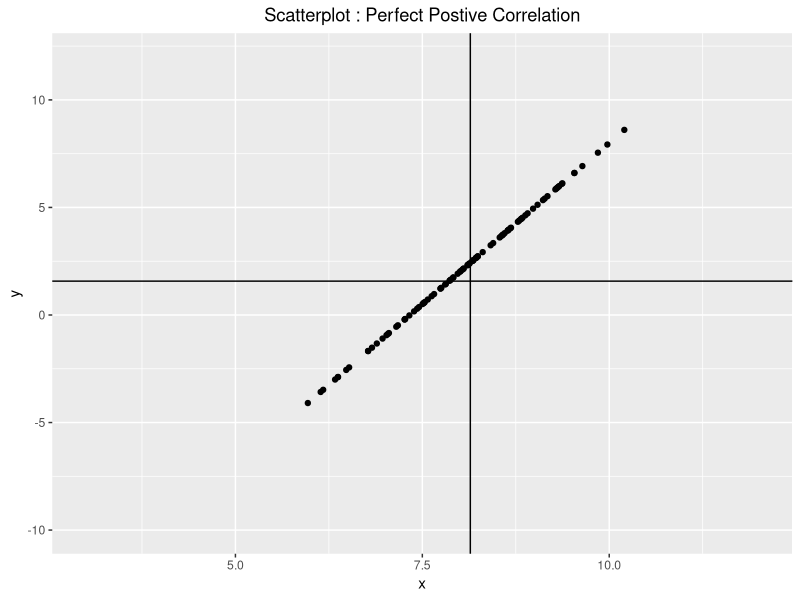
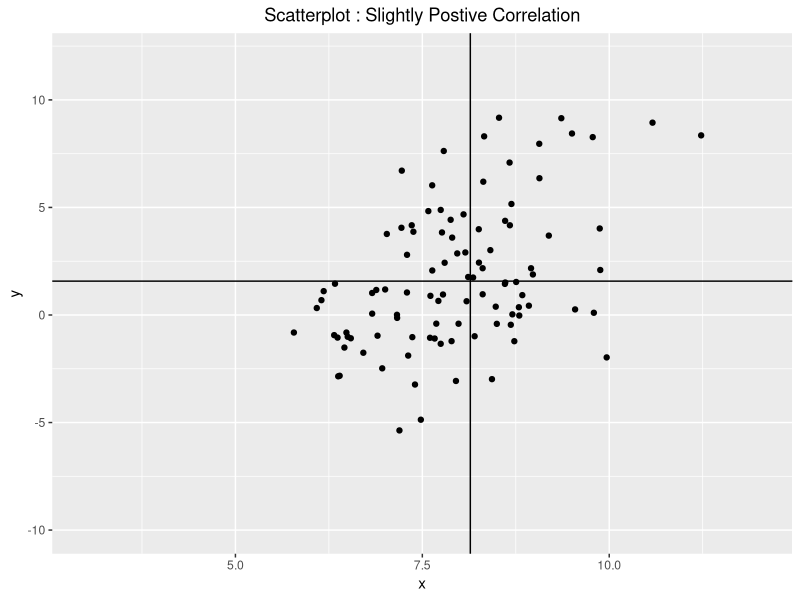
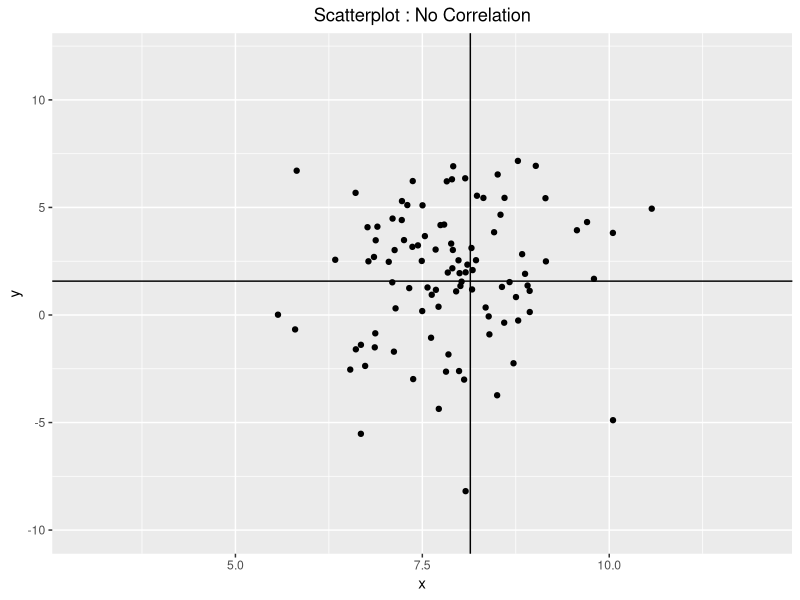
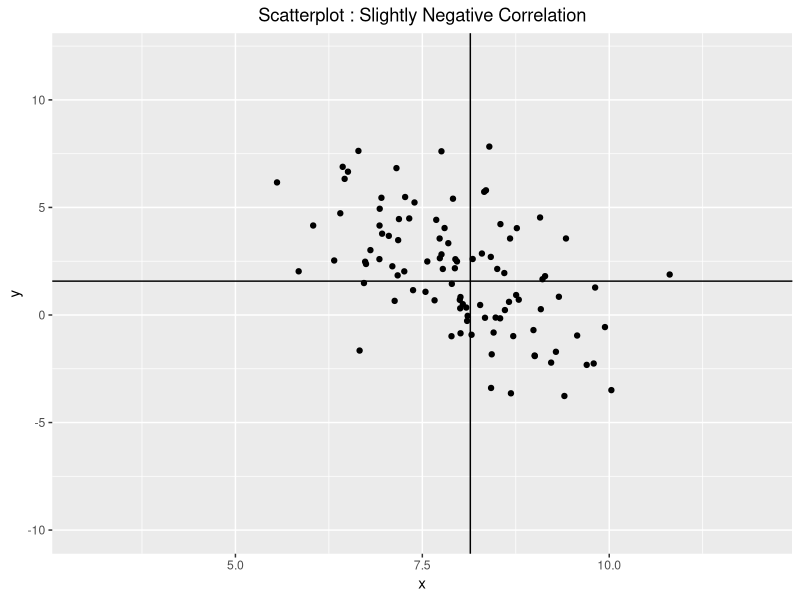
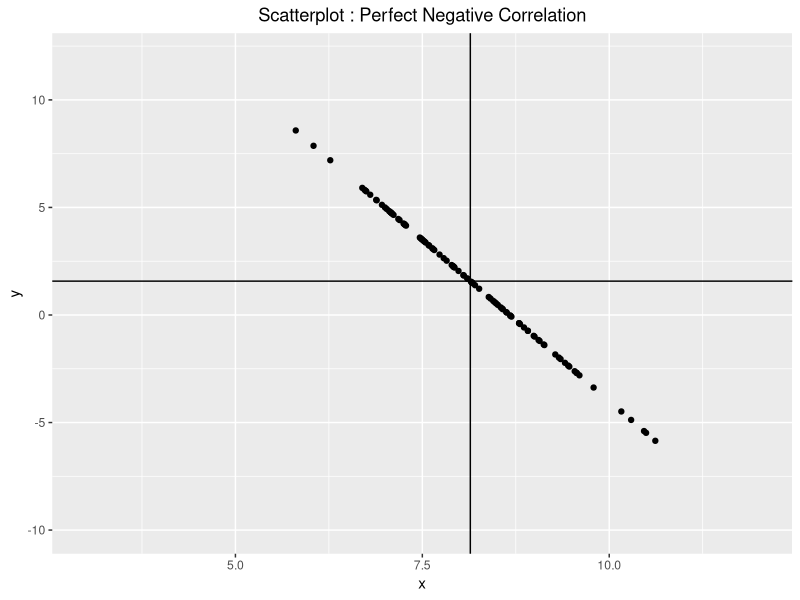
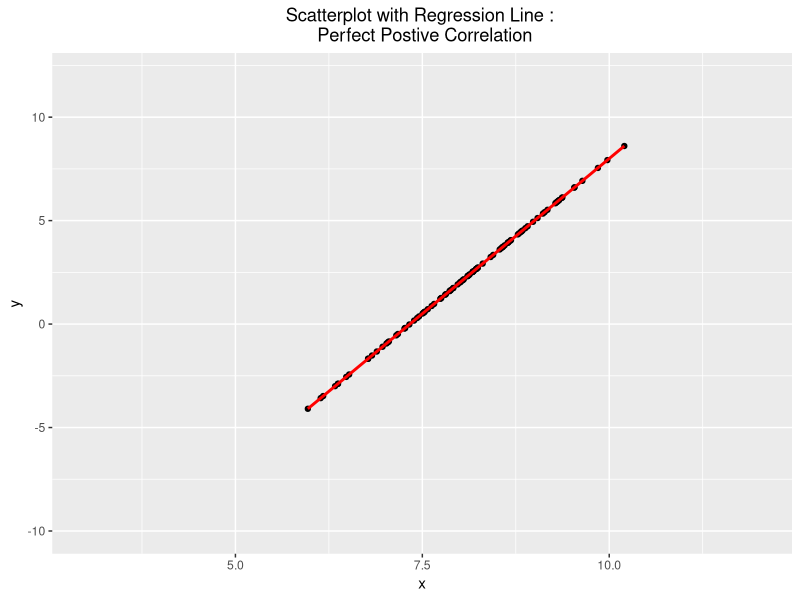
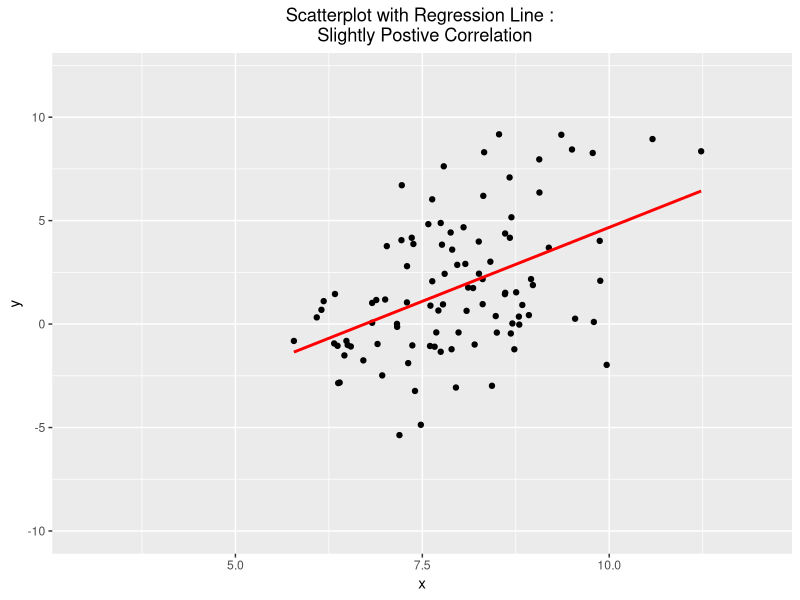
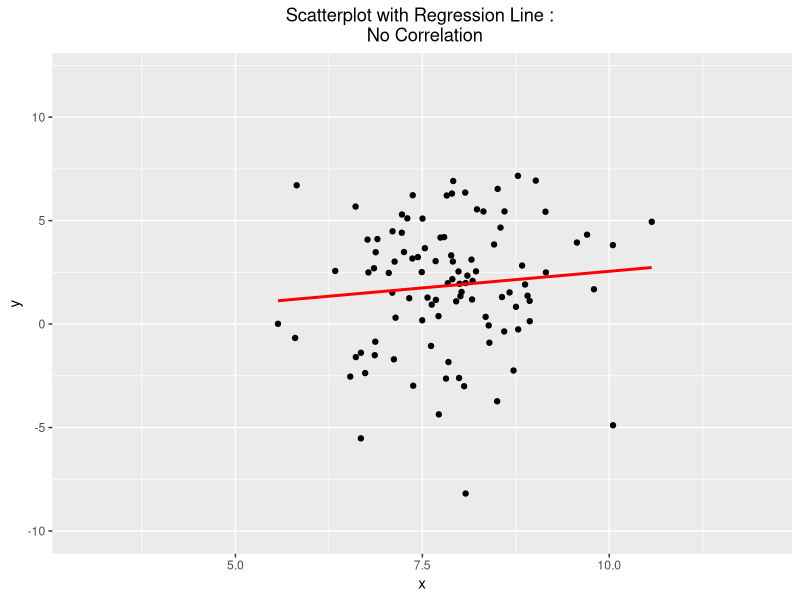

These charts were generated, in order, by the following R code:
library(ggplot2)

#Simulate Perfect positive correlation
n <- 100; m1 <- 8; m2 <- 2; s1 <- 1;s2 <- 3;p <- 1

x <- rnorm(n, m1, s1)

y <- s2*p*(x-m1)/s1 + m2 + s2*rnorm(n,0,sqrt(1-p^2))

PerfPosCor <- data.frame(x, y)

##################################################################
#Simulate Slightly Postive Correlation

n <- 100; m1 <-8; m2 <- 2; s1 <- 1;s2 <- 3;p <- .5

x <- rnorm(n, m1, s1)

y <- s2*p*(x-m1)/s1 + m2 + s2*rnorm(n,0,sqrt(1-p^2))

SlightPosCor <- data.frame(x, y)

##################################################################
#Simulate No Correlation

n <- 100; m1 <-8; m2<-2; s1<-1;s2<-3;p<- 0

x<- rnorm(n, m1, s1)

y <- s2*p*(x-m1)/s1 + m2 + s2*rnorm(n,0,sqrt(1-p^2))

NoCor <- data.frame(x, y)

##################################################################
#Simulate Slightly Negative Correlation

n <- 100; m1 <-8; m2<-2; s1<-1;s2<-3;p<- -.5

x<- rnorm(n, m1, s1)

y <- s2*p*(x-m1)/s1 + m2 + s2*rnorm(n,0,sqrt(1-p^2))

SlightNegCor <- data.frame(x, y)


##################################################################
#Simulate Perfect Negative Correlation

n <- 100; m1 <-8; m2<-2; s1<-1;s2<-3;p <- -1

x <- rnorm(n, m1, s1)

y <- s2*p*(x-m1)/s1 + m2 + s2*rnorm(n,0,sqrt(1-p^2))

PerfNegCor <- data.frame(x, y)

##################################################################

#Save all data.frame as csv file to working directory
write.csv(PerfPosCor, file="PerfPosCor.csv")    
write.csv(SlightPosCor, file="SlightPosCor.csv")    
write.csv(NoCor, file="NoCor.csv")    
write.csv(SlightNegCor, file="SlightNegCor.csv")    
write.csv(PerfNegCor, file="PerfNegCor.csv")    

##################################################################


#For all 5 dataframe's plots: Generate, and save scatterplots as JPEGs

#create a function, "cor_plt_fn" to: Generate, print and save scatterplots as JPEGs

cor_plt_fn <- function(df, title, filename){
  
  cor_plt <- ggplot(df, aes(x,y)) + 
    geom_point()+ 
    geom_hline(yintercept = mean(y)) + #creates a horizontal line at the mean of y
    geom_vline(xintercept = mean(x)) + #creates a vertical line at the mean of x
    ylim(-10,12) + # sets the range of y-axis
    xlim(3,12) + # sets the range of x-axis
    theme(plot.title = element_text(hjust = 0.5)) + #sets the horizontal alignment of title to center
    labs(title = title) #prints a title w/ the plot
  
  ggsave(paste(filename,".jpeg", sep = ""), cor_plt) # saves the plot, "cor_plt" with file name "<filename variable> + .jpeg" to working directory
 
  }

#create 3 list for the three arguments to be passed to the UDF(user defined function), "cor_plt_fn".

dataset_list <- list(PerfPosCor, SlightPosCor, NoCor, SlightNegCor, PerfNegCor)

title_list <- list("Scatterplot : Perfect Postive Correlation",
                   "Scatterplot : Slightly Postive Correlation",
                   "Scatterplot : No Correlation",
                   "Scatterplot : Slightly Negative Correlation",
                   "Scatterplot : Perfect Negative Correlation")
  
plt_filename_list <- list("Scatterplot_Perfect_Postive_Correlation",
                          "Scatterplot_Slightly_Postive_Correlation",
                          "Scatterplot_No_Correlation",
                          "Scatterplot_Slightly_Negative_Correlation",
                          "Scatterplot_Perfect_Negative_Correlation" )

#call the function, "cor_plt_fn" within the loop to run it for all dataframes

for (i in 1:length(dataset_list)){
  cor_plt_fn(dataset_list[[i]], title_list[[i]], plt_filename_list[[i]]) #this function generates, prints, and saves scatterplots as JPEGs
}

##################################################################

# For regression,

#create a function, "reg_plt_fn" to: Generate, print and save scatterplots with regression line as JPEGs


reg_plt_fn <- function(df, title, filename){
  reg_plt <- ggplot(df, aes(x,y)) + 
    geom_point()+ 
    geom_smooth(method = "lm", col = "red", se = FALSE) + # Adds a linear regression line
    ylim(-10,12) + # sets the range of y-axis
    xlim(3,12) + # sets the range of x-axis
    theme(plot.title = element_text(hjust = 0.5)) + #sets the horizontal alignment of title to center
    labs(title = title) #prints a title w/ the plot
  
  ggsave(paste(filename,".jpeg", sep = ""), reg_plt) # saves the plot, "reg_plt" with file name "<filename variable> + .jpeg" to working directory
  
}

#create 2 list for the arguments to be passed to the UDF(user defined function), "reg_plt_fn".

title_list_reg <- list("Scatterplot with Regression Line : \n Perfect Postive Correlation",
                       "Scatterplot with Regression Line : \n Slightly Postive Correlation",
                       "Scatterplot with Regression Line : \n No Correlation",
                       "Scatterplot with Regression Line : \n Slightly Negative Correlation",
                       "Scatterplot with Regression Line : \n Perfect Negative Correlation")

plt_filename_list_reg <- list("Regression_Perfect_Postive_Correlation",
                              "Regression_Slightly_Postive_Correlation",
                              "Regression_No_Correlation",
                              "Regression_Slightly_Negative_Correlation",
                              "Regression_Perfect_Negative_Correlation" )


#call the function, "reg_plt_fn" within the loop to run it for all dataframes

for (i in 1:length(dataset_list)){
  reg_plt_fn(dataset_list[[i]], title_list_reg[[i]], plt_filename_list_reg[[i]]) #this function generates, prints, and saves scatterplots as JPEGs
}


